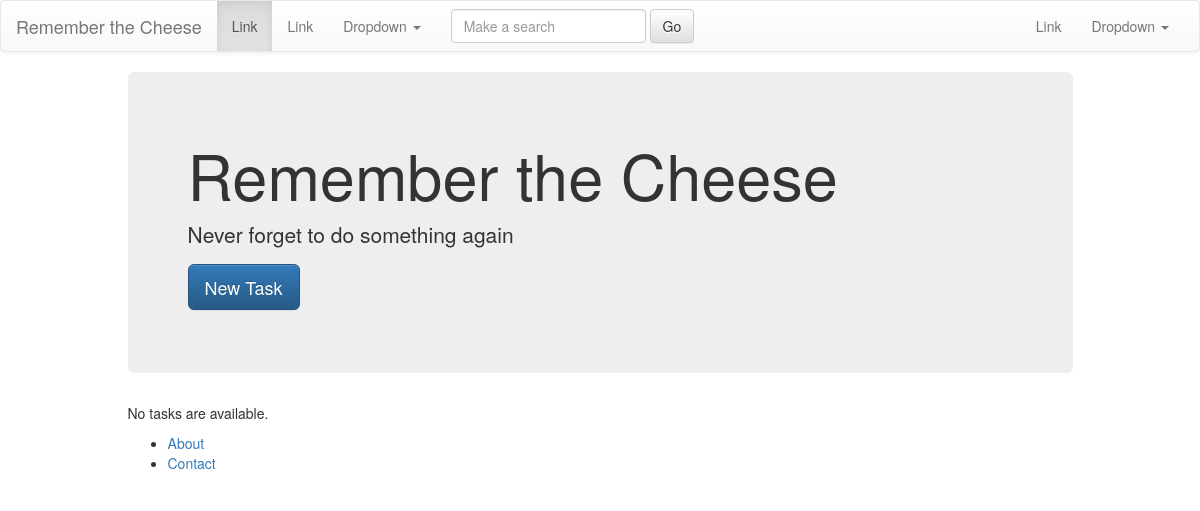
Before: /rememberTheCheese/ with the older database file.
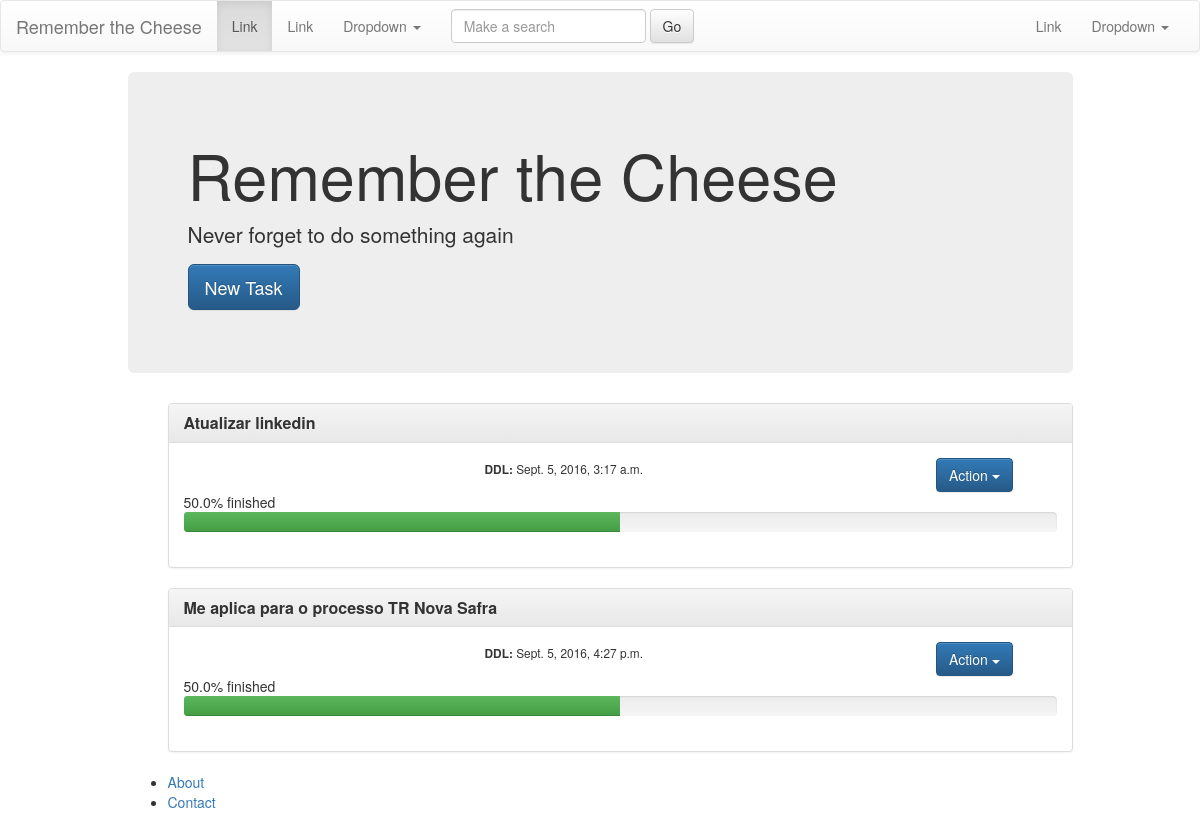
After: the same page with the newer database file.
### rememberTheCheese/models.py (models this page shows, shortened)
class Task(models.Model):
	description = models.CharField(max_length=500)
	deadline = models.DateTimeField('deadline', default=timezone.now()+ datetime.timedelta(days=3))
	finished = models.IntegerField(default=0)
	created_at = models.DateTimeField(auto_now_add=True, editable=False)
	modified_at = models.DateTimeField(auto_now=True, editable=False)
	def get_deadline(self):
		return label_date(self.deadline)
	def get_pct_finished(self):
		all_tasks = Task.objects.all().count()
		finished_tasks = self.subtask_set.filter(finished=1).count()
		return 100.0*finished_tasks/all_tasks;

### rememberTheCheese/views.py (the view)
def index(request):
	taskModel = Task()
	if 'search' in request.POST.keys() and request.POST['search'] != '':
		tasks = taskModel.search(request.POST['search'])
	else:
		tasks = Task.objects.all()[:10]
	context = {
		'tasks' : tasks,
		'form' :  CreateTask(request.POST or None)
	}
	return render(request, 'rememberTheCheese/index.html', context)

### rememberTheCheese/forms.py
class CreateTask(forms.ModelForm):
	class Meta:
		model = Task
		fields = [
			"description",
		]

### rememberTheCheese/models.py (called while the page is built)
def label_date(date):
	if date == timezone.now():
		return 'Today'
	if date == timezone.now() + datetime.timedelta(days=1):
		return 'Tomorrow'
	if date == timezone.now() - datetime.timedelta(days=1):
		return 'Yesterday'
	return date

### rememberTheCheese/templates/rememberTheCheese/index.html (shortened to what this page needs)
{% extends "rememberTheCheese/base.html" %}
{% block content %}
    <div class="jumbotron">
        <h1>Remember the Cheese</h1>
        <p>Never forget to do something again</p>
        <p><a class="btn btn-primary btn-lg" href="{% url 'create_task' %}" role="button">New Task</a></p>
    </div>
    {% if tasks %}
        <ul>
        {% for task in tasks %}
            {% if not task.description == 'Inbox' %}
            <div class="panel panel-default">
                <div class="panel-heading">
                    <h3 class="panel-title"><strong>{{ task.description }}</strong></h3>
                </div>
                <div class="panel-body">
                    <div class="row">
                    <div class="col-xs-6 col-md-4"></div>
                    <div class="col-xs-6 col-md-6"><small><strong>DDL: </strong>{{task.get_deadline}}</small></div>
                    <div class="col-xs-6 col-md-2">
                        <div class="btn-group">
                          <button type="button" class="btn btn-primary dropdown-toggle" data-toggle="dropdown" aria-haspopup="true" aria-expanded="false">
                            Action <span class="caret"></span>
                          </button>
                        </div>
                    </div>
                </div>
                    {{task.get_pct_finished}}% finished
                    <div class="progress">
                      <div class="progress-bar progress-bar-success" role="progressbar" aria-valuenow="10" aria-valuemin="0" aria-valuemax="100" style="width: {{task.get_pct_finished}}%">
                      </div>
                    </div>
                </div>
            </div>
            {% else %}
                <h2> Tasks avulças aqui </h2>
            {% endif%}
        {% endfor %}
        </ul>
    {% else %}
        <p>No tasks are available.</p>
    {% endif %}
{% endblock content %}

Changed rows visible on the page:
added Task: description "Atualizar linkedin", get_deadline "Sept. 5, 2016, 3:17 a.m.", get_pct_finished "50.0"
added Task: description "Me aplica para o processo TR Nova Safra", get_deadline "Sept. 5, 2016, 4:27 p.m.", get_pct_finished "50.0"
Other visible differences:
text no longer shown: "No tasks are available."
